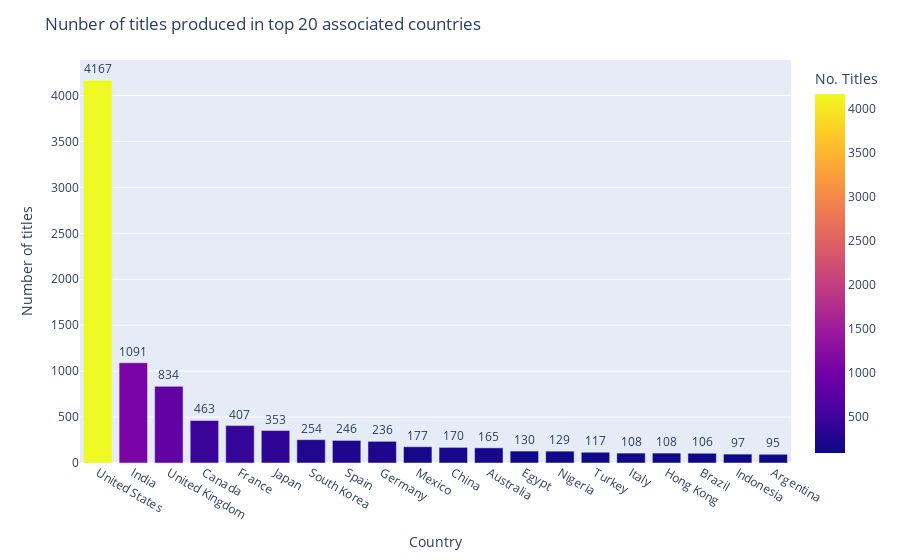

Write notebook code for a chart like this one.
### Code cell
# Using bar chart to visualise number of titles produced by each country
viz_3 = px.bar(y=country_counting.values[:20],
               x=country_counting.keys()[:20],
               color=country_counting.values[:20],
               labels={"x": "Country", "y": "Number of titles", "color": "No. Titles"})
viz_3.update_traces(textposition="outside", text=country_counting.values[:20], textfont_size=12,
                    hovertemplate="<br>".join(["Country: %{x}", "Number of Titles: %{y}"]))
viz_3.update_layout(title_text="Nunber of titles produced in top 20 associated countries")
viz_3.show()

### Figure 1 — Plotly figure (JSON) as saved in the notebook; plotly's stock layout.template omitted (floating-point values rounded to 4 significant figures)
{"data": [{"alignmentgroup": "True", "hovertemplate": "Country: %{x}<br>Number of Titles: %{y}", "legendgroup": "", "marker": {"color": [4167, 1091, 834, 463, 407, 353, 254, 246, 236, 177, 170, 165, 130, 129, 117, 108, 108, 106, 97, 95], "coloraxis": "coloraxis", "pattern": {"shape": ""}}, "name": "", "offsetgroup": "", "orientation": "v", "showlegend": false, "text": [4167, 1091, 834, 463, 407, 353, 254, 246, 236, 177, 170, 165, 130, 129, 117, 108, 108, 106, 97, 95], "textfont": {"size": 12}, "textposition": "outside", "type": "bar", "x": ["United States", "India", "United Kingdom", "Canada", "France", "Japan", "South Korea", "Spain", "Germany", "Mexico", "China", "Australia", "Egypt", "Nigeria", "Turkey", "Italy", "Hong Kong", "Brazil", "Indonesia", "Argentina"], "xaxis": "x", "y": [4167, 1091, 834, 463, 407, 353, 254, 246, 236, 177, 170, 165, 130, 129, 117, 108, 108, 106, 97, 95], "yaxis": "y"}], "layout": {"barmode": "relative", "coloraxis": {"colorbar": {"title": {"text": "No. Titles"}}, "colorscale": [[0, "#0d0887"], [0.1111, "#46039f"], [0.2222, "#7201a8"], [0.3333, "#9c179e"], [0.4444, "#bd3786"], [0.5556, "#d8576b"], [0.6667, "#ed7953"], [0.7778, "#fb9f3a"], [0.8889, "#fdca26"], [1, "#f0f921"]]}, "legend": {"tracegroupgap": 0}, "margin": {"t": 60}, "title": {"text": "Nunber of titles produced in top 20 associated countries"}, "xaxis": {"anchor": "y", "domain": [0, 1], "title": {"text": "Country"}}, "yaxis": {"anchor": "x", "domain": [0, 1], "title": {"text": "Number of titles"}}}}
